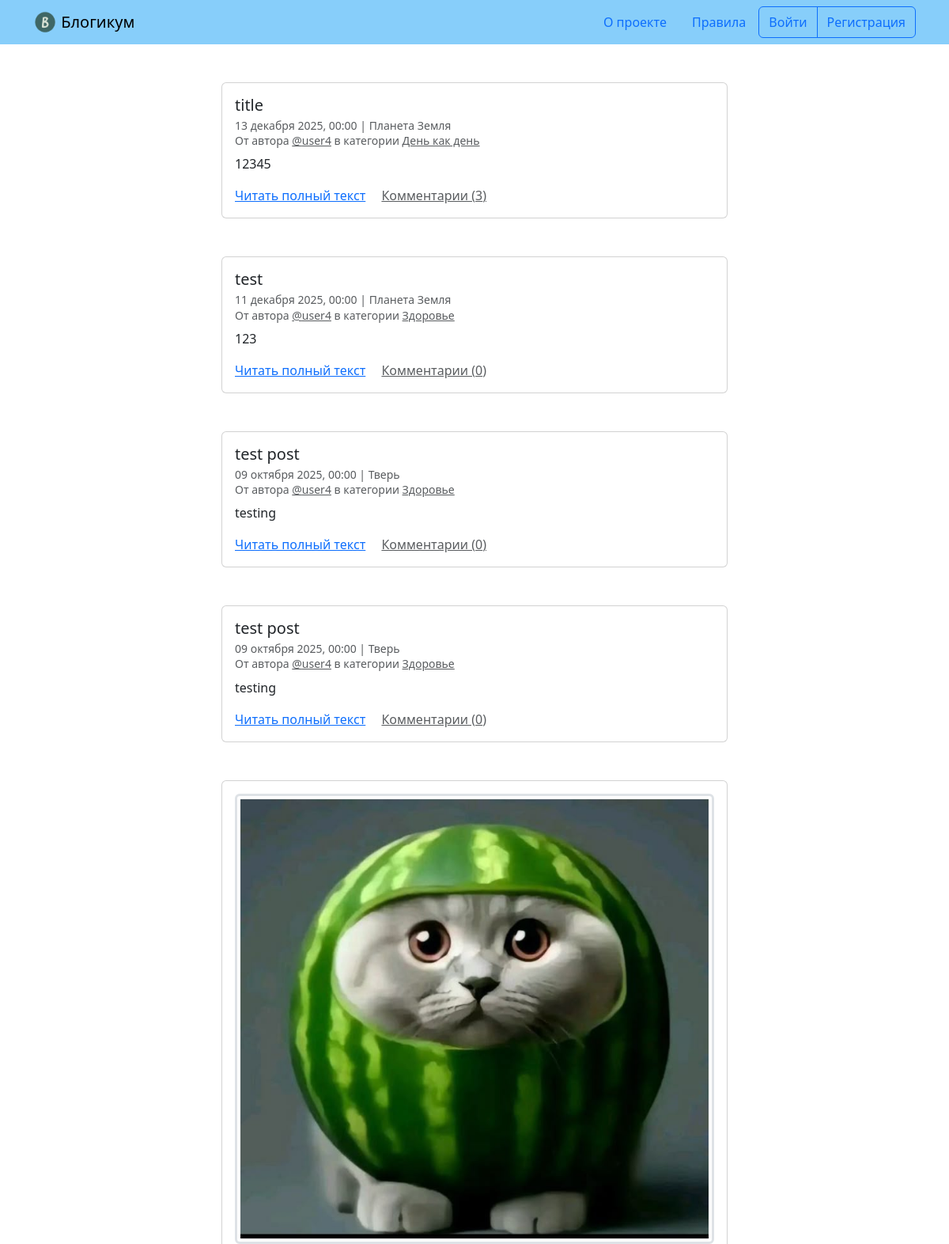
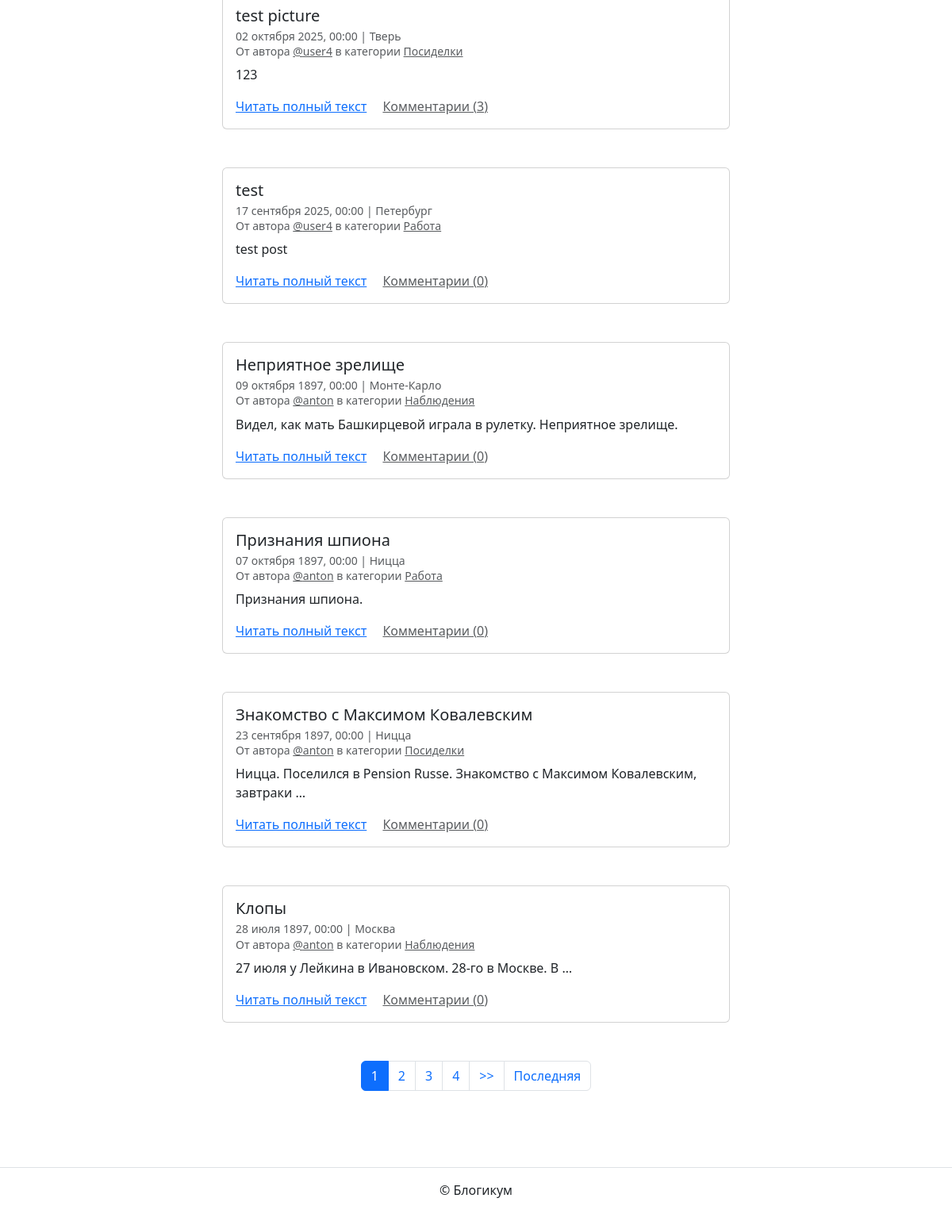
The page / on the database its author committed (2 pictures, top to bottom).
### blog/models.py (models this page shows, shortened)
class BaseModel(models.Model):
    is_published = models.BooleanField('Опубликовано', default=True,
                                       help_text='Снимите галочку, чтобы '
                                       'скрыть публикацию.')
    created_at = models.DateTimeField('Добавлено', auto_now_add=True)
    class Meta:
        abstract = True

class Post(BaseModel):
    title = models.CharField('Заголовок', max_length=256)
    text = models.TextField('Текст')
    pub_date = models.DateTimeField('Дата и время публикации',
                                    help_text='Если установить дату и время в '
                                    'будущем — можно делать отложенные'
                                    ' публикации.')
    author = models.ForeignKey(User, on_delete=models.CASCADE,
                               verbose_name='Автор публикации')
    location = models.ForeignKey(Location,
                                 on_delete=models.SET_NULL, null=True,
                                 blank=True, verbose_name='Местоположение')
    category = models.ForeignKey(Category, on_delete=models.SET_NULL,
                                 null=True, verbose_name='Категория')
    image = models.ImageField('Фото', upload_to='birthdays_images', blank=True)
    class Meta:
        verbose_name = 'публикация'
        verbose_name_plural = 'Публикации'
        ordering = ('pub_date',)

class Category(BaseModel):
    title = models.CharField('Заголовок', max_length=256)
    description = models.TextField('Описание')
    slug = models.SlugField('Идентификатор', unique=True,
                            help_text='Идентификатор страницы для URL; '
                            'разрешены символы латиницы, цифры, дефис и '
                            'подчёркивание.')
    class Meta:
        verbose_name = 'категория'
        verbose_name_plural = 'Категории'

class Location (BaseModel):
    name = models.CharField('Название места', max_length=256)
    class Meta:
        verbose_name = 'местоположение'
        verbose_name_plural = 'Местоположения'

### blog/views.py (the view)
# urls.py: path('', views.index, name='index'),
def index(request):
    template_name = 'blog/index.html'
    post_list = filter_posts(
        Post.objects.select_related('location', 'category')
    )
    post_list_comments = get_comment_count(post_list)
    post_list_comments = sort_posts(post_list_comments)
    page_number = request.GET.get('page')
    page_obj = get_paginator_page(post_list_comments, page_number, 10)
    context = {'page_obj': page_obj}
    return render(request, template_name, context)

### blog/views.py (called while the page is built)
def get_paginator_page(object_list, page_number, posts_count):
    paginator = Paginator(object_list, posts_count)
    page_obj = paginator.get_page(page_number)
    return page_obj

def get_comment_count(post_list):
    return post_list.annotate(
        comment_count=Count('comment')
    )

def sort_posts(post_list):
    return post_list.order_by('-pub_date')

def filter_posts(post_list):
    return post_list.filter(
        is_published=True,
        pub_date__lte=timezone.now(),
        category__is_published=True
    )

### templates/blog/index.html (shortened to what this page needs)
{% extends "base.html" %}
{% block content %}
  {% for post in page_obj %}
    <article class="mb-5">
      {% include "includes/post_card.html" %}
    </article>
  {% endfor %}
  {% include "includes/paginator.html" %}
{% endblock %}

### templates/includes/post_card.html (shortened to what this page needs)
<div class="col d-flex justify-content-center">
  <div class="card" style="width: 40rem;">
    <div class="card-body">
      {% if post.image %}
        <a href="{{ post.image.url }}" target="_blank">
          <img class="border-3 rounded img-fluid img-thumbnail mb-2 mx-auto d-block" src="{{ post.image.url }}">
        </a>
      {% endif %}
      <h5 class="card-title">{{ post.title }}</h5>
      <h6 class="card-subtitle mb-2 text-muted">
        <small>
          {{ post.pub_date|date:"d E Y, H:i" }} | {% if post.location and post.location.is_published %}{{ post.location.name }}{% else %}Планета Земля{% endif %}<br>
          От автора <a class="text-muted" href="{% url 'blog:profile' post.author.username %}">@{{ post.author.username }}</a> в
          категории {% include "includes/category_link.html" %}
        </small>
      </h6>
      <p class="card-text">{{ post.text|truncatewords:10 }}</p>
      <a href="{% url 'blog:post_detail' post.id %}" class="card-link">Читать полный текст</a>
      <a href="{% url 'blog:post_detail' post.id %}" class="card-link text-muted">Комментарии ({{ post.comment_count }})</a>
    </div>
  </div>
</div>

### templates/includes/category_link.html
<a class="text-muted" href="{% url 'blog:category_posts' post.category.slug %}">
  {{ post.category.title }}
</a>

### rows shown on the page
Post: title "title", pub_date "13 декабря 2025, 00:00", shows "Планета Земля", author.username "user4", category "День как день", text "12345", comment_count "3"
Post: title "test", pub_date "11 декабря 2025, 00:00", shows "Планета Земля", author.username "user4", category "Здоровье", text "123", comment_count "0"
Post: title "test post", pub_date "09 октября 2025, 00:00", location.name "Тверь", author.username "user4", category "Здоровье", text "testing", comment_count "0"
Post: title "test post", pub_date "09 октября 2025, 00:00", location.name "Тверь", author.username "user4", category "Здоровье", text "testing", comment_count "0"
Post: image (picture), title "test picture", pub_date "02 октября 2025, 00:00", location.name "Тверь", author.username "user4", category "Посиделки", text "123", comment_count "3"
Post: title "test", pub_date "17 сентября 2025, 00:00", location.name "Петербург", author.username "user4", category "Работа", text "test post", comment_count "0"
Post: title "Неприятное зрелище", pub_date "09 октября 1897, 00:00", location.name "Монте-Карло", author.username "anton", category "Наблюдения", text "Видел, как мать Башкирцевой играла в рулетку. Неприятное зрелище.", comment_count "0"
Post: title "Признания шпиона", pub_date "07 октября 1897, 00:00", location.name "Ницца", author.username "anton", category "Работа", text "Признания шпиона.", comment_count "0"
Post: title "Знакомство с Максимом Ковалевским", pub_date "23 сентября 1897, 00:00", location.name "Ницца", author.username "anton", category "Посиделки", text "Ницца. Поселился в Pension Russe. Знакомство с Максимом Ковалевским, завтраки …", comment_count "0"
Post: title "Клопы", pub_date "28 июля 1897, 00:00", location.name "Москва", author.username "anton", category "Наблюдения", text "27 июля у Лейкина в Ивановском. 28-го в Москве. В …", comment_count "0"

### other values the page prints
{{ i }} "1"
{{ i }} "2" "3" "4"
